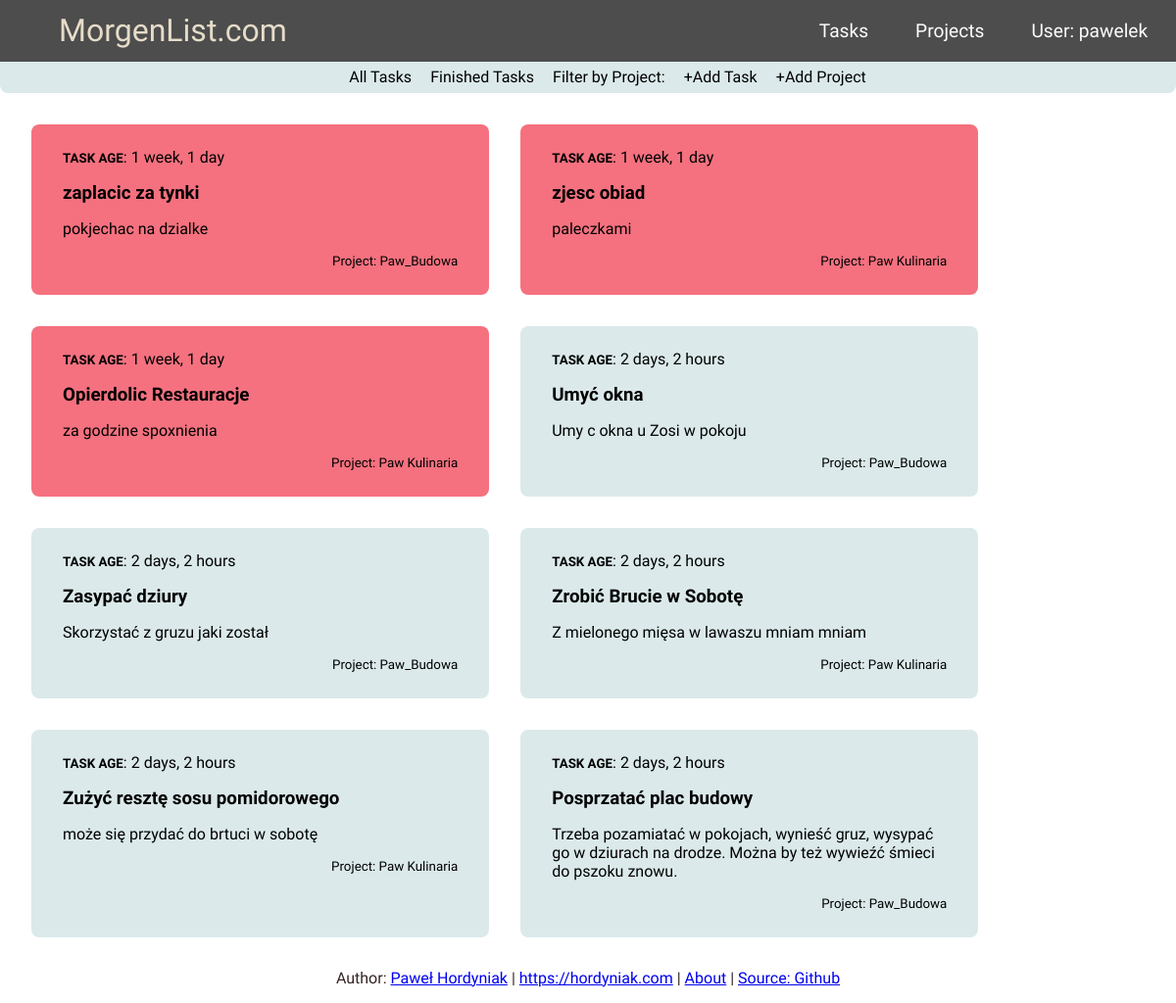
Before: / (signed in) with the older database file.
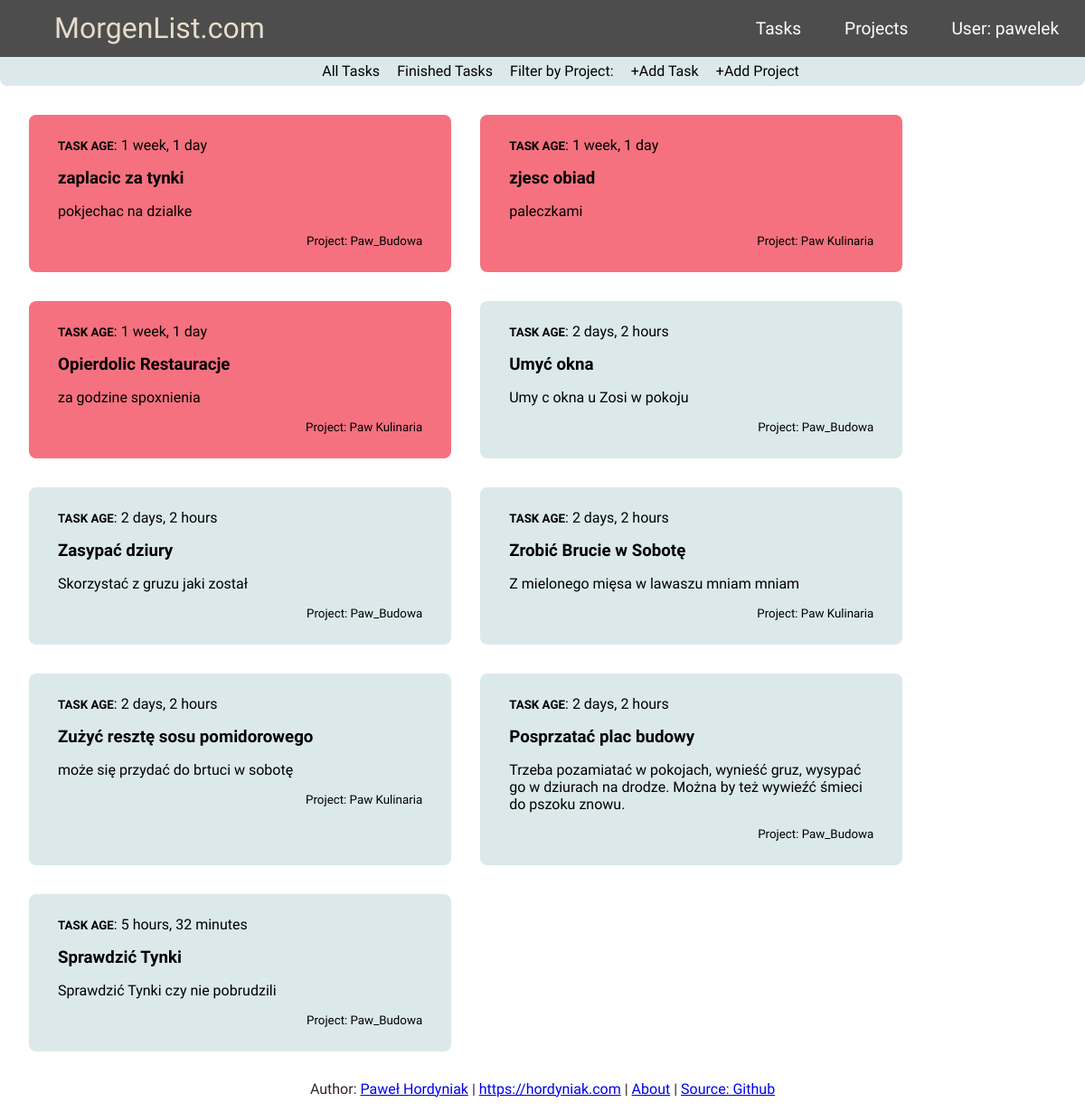
After: the same page with the newer database file.
### tasktrack/models.py (models this page shows, shortened)
class Task(models.Model):
    author = models.ForeignKey('auth.User', on_delete=models.CASCADE)
    project = models.ForeignKey('tasktrack.Project', related_name='Tasks', null=True, on_delete=models.CASCADE)
    title = models.CharField(max_length=200, unique=True)
    updated_on = models.DateTimeField(auto_now = True)
    description = models.TextField()
    created_on = DateTimeField(auto_now_add=True)
    status = models.IntegerField(choices=STATUS, default = 0)
    class Meta:
        ordering = ['created_on']
    def is_week_old(self):
        return (timezone.now() - self.created_on).days > 5

class Project(models.Model):
    owner = models.ForeignKey('auth.User', on_delete=models.CASCADE)
    title = models.CharField(max_length=24, unique=True)
    status = models.IntegerField(choices=STATUS, default = 0)
    def __str__(self) -> str:
        return self.title

### tasktrack/views.py (the view)
# urls.py: path('', views.TaskList.as_view(), name='task_list'),
class TaskList(LoginRequiredMixin, generic.ListView):
    login_url = '/login/'
    model = Task
    context_object_name = 'task_list'
    template_name = "task_list.html"
    def get_context_data(self, **kwargs):
        context = super().get_context_data(**kwargs)
        context['task_list'] = context['task_list'].filter(author=self.request.user)
        context['task_list'] = context['task_list'].filter(status=0).order_by('created_on')
        context['projects'] = Project.objects.filter(owner=self.request.user)
        context['current_date'] = datetime.datetime.now()
        return context

### tasktrack/templates/task_list.html (shortened to what this page needs)
{% extends "base.html" %}
{% block content %}
<nav class="sub-navbar">
    <ul class="nav-links">
        <li class="sub-nav-link"><a href="{% url 'task_list' %}">All Tasks</a></li>
        <li class="sub-nav-link"><a href="{% url 'task_done' %}">Finished Tasks</a></li>
        <li class="sub-nav-link"> <div class="dropdown">
            <a href='#' class="drop-btn">Filter by Project:</a>
          </div> </li>
          <li class="sub-nav-link"><a href="{% url 'create_task' %}">+Add Task</a></li>
          <li class="sub-nav-link"><a href="{% url 'create_project' %}">+Add Project</a></li>
    </ul>
</nav>
<div class='taskfield'>
{% if project %}
    {% for task in project.Tasks.all %}
        {% if task.status == 0 %}
            {% if task.is_week_old %}
                <div class="task old">
            {% else %}
                <div class="task">
            {% endif %}
                <a href="{% url 'edit_task' pk=task.pk %}">
                <div class="container">
                    <p><b id='font_small'>TASK AGE</b>: {{ task.created_on|timesince }}</p>
                    <h3 class = "title">{{ task.title }}</h3>
                    <p>{{ task.description }}<br>
                        <div id="font_small" class='right_al'>Project: {{ task.project }}</div><br>
                </div> </a>
            </div>
        {% endif %}
    {% empty %}
    <p>List is empty</p>
    {% endfor %}
{% else %}
    {% for task in task_list %}
        {% if task.is_week_old and not task.status == 1 %}
            <div class = "task old">
        {% else %}
            {% if task.status == 0 %}
                <div class="task">
            {% else %}
                <div class="task-finished">
            {% endif %}
        {% endif %}
            <a href="{% url 'edit_task' pk=task.pk %}">
            <div class="container">
                <p><b id='font_small'>TASK AGE</b>: {{ task.created_on|timesince }}</p>
                <h3 class = "title">{{ task.title }}</h3>
                <p>{{ task.description }}<br>
                <div id="font_small" class='right_al'>Project: {{ task.project }}</div><br>
            </div> </a>
        </div>
    {% empty %}
    <p>List is empty</p>
    {% endfor %}
{% endif %}
</div>
{% endblock %}

### tasktrack/templates/base.html (shortened to what this page needs)
<!DOCTYPE html>
{% load static %}
<html lang="en">
<head>
    <link rel="stylesheet" href="{% static 'css/base.css' %}">
</head>
<body>
    <nav class="MyNavbar">
        <a href="{% url 'task_list' %}" class="site-logo">MorgenList.com</a>
        <ul class="nav-links">
            {% if request.user.is_authenticated %}
                <li class='nav-item'><a href="{% url 'task_list' %}">Tasks</a></li>
                <li class='nav-item'><a href="{% url 'project_list' %}">Projects</a></li>
                <li class='nav-item'><a href="{% url 'logout' %}">User: {{ request.user }}</a></li>
            {% else %}
                <li class='nav-item'><a href="{% url 'user_login' %}">Login</a></li>
            {% endif %}
        </ul>
    </nav>
    {% block content %}{% endblock content %}
    <p class="footer">Author: <a href="mailto:hordyniak@gmail.com">Paweł Hordyniak</a> | <a href="https://hordyniak.com">https://hordyniak.com</a> | <a href="{% url 'about' %}">About</a> | <a href="https://github.com/Pawel-9215/TaskManager">Source: Github</a></p>
</body>
</html>

### tasktrack/static/css/base.css (style rules this page uses)
body { margin: 0; font-family: 'Barlow Semi Condensed', sans-serif; color: rgb(53, 36, 36); background-color: rgb(255, 255, 255); }
.right_al { text-align: right; }
.taskfield { margin: 1em; display: flex; flex-wrap: wrap; justify-content: flex-start; }
.site-logo { font-family: 'Odibee Sans', cursive; text-decoration: none; font-size:xx-large; color: #E6DCC9; margin: 0; padding: 0em; margin-left: 5%; }
#font_small { font-size: smaller; }
.task { box-shadow: none; transition: 0.1s; min-width: 22%; max-width: 22%; border-radius: 0.5em; background-color: #DBE9EA; margin: 1em; display: inline-block; }
.old { background: #F5717F; }
.task a:link { color: black; text-decoration: none; }
.container { padding: 0.5em 2em; text-decoration: none; }
.container h3 { padding: 0em; margin: 0em; }
.footer { text-align: center; }
ul { list-style-type: none; }
.nav-item a { display: inline-block; padding: 0.2em 1em; margin-right: 0.5em; text-decoration: none; color: #FDFDFD; font-size: larger; border-radius: 0.3em; }
.sub-nav-link a { display: inline-block; padding: 0.2em 0.4em; margin: 0em 0.2em; text-decoration: none; color: #000000; border-radius: 0.2em; }
.MyNavbar { display: flex; justify-content: space-between; background-color: #4D4D4D; align-items: center; transition: 50ms; height: 2.8em; }
.dropdown { position: relative; display: inline-block; }
.sub-navbar { border-bottom-left-radius: 0.5em; border-bottom-right-radius: 0.5em; display: flex; justify-content: center; background-color: #DBE9EA; align-items: center; height: 2em; }
.nav-links { display: flex; }
@media all and (max-width: 1200px) { .MyNavbar { flex-wrap: wrap; height: auto; } }
@media all and (max-width: 1200px) { .task { min-width: 40%; max-width: 40%; } }

Changed rows visible on the page:
added Task: created_on "5 hours, 32 minutes", title "Sprawdzić Tynki", description "Sprawdzić Tynki czy nie pobrudzili", project "Paw_Budowa"
